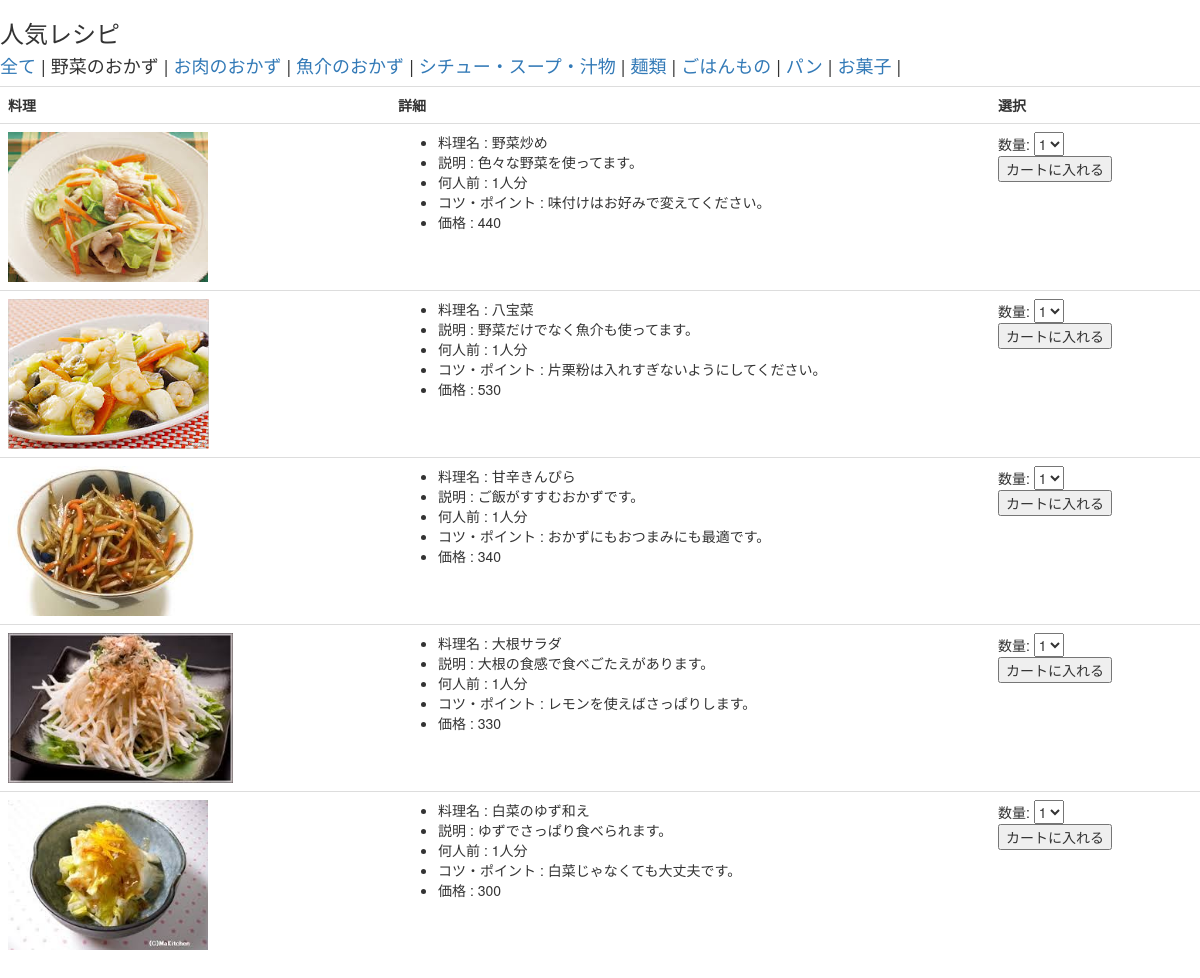
The page / on the database its author committed.
### tables this page shows
CREATE TABLE IF NOT EXISTS `recipes` (
  `id` varchar(40) NOT NULL,
  `user_id` varchar(40) NOT NULL,
  `title` varchar(255) DEFAULT NULL,
  `price` int(11) NOT NULL,
  `description` varchar(255) DEFAULT NULL,
  `serving_for` varchar(255) DEFAULT NULL,
  `advice` varchar(255) DEFAULT NULL,
  `history` varchar(255) DEFAULT NULL,
  `publish_at` date NOT NULL,
  PRIMARY KEY (`id`)
);

### index.php (the view, shortened to what this page needs)
<?php
include('page_header.php');
require_once('db_inc.php');
$menu = array(
 1 => '人気レシピ',
 2 => '目的で探す',
);
$m = 1;
$menu_items = array(
 0=>'全て',
 1=>'野菜のおかず',
 2=>'お肉のおかず',
 3=>'魚介のおかず',
 4=>'シチュー・スープ・汁物',
 5=>'麺類',
 6=>'ごはんもの',
 7=>'パン',
 8=>'お菓子',
);
$wheres = array(
 0 => "1",
 1 => "(title LIKE '%菜%' or title LIKE '%サラダ%' or title LIKE '%きんぴら%' or title LIKE '%和え%')",
 2 => "(title LIKE '%肉%')",
 3 => "(title LIKE '%塩焼き' or title LIKE '%煮つけ%' or title LIKE '%魚%' or title LIKE '%フライ%' or title LIKE '%たたき%')",
 4 => "(title LIKE '%汁%' or title LIKE '%スープ%' or title LIKE '%しる%' or title LIKE '%シチュー%' or title LIKE '%お吸い物%')",
 5 => "(title LIKE '%麺%' or title LIKE '%メン%' or title LIKE '%うどん%' or title LIKE '%そば%')",
 6 => "(title LIKE '%ごはん%' or title LIKE '%ご飯%' or title LIKE '%ライス%' or title LIKE '%丼%' or title LIKE '%おかゆ%' or title LIKE '%雑炊%' or title LIKE '%パエリア%')",
 7 => "(title LIKE '%パン%' or title LIKE '%クロワッサン%')",
 8 => "(title LIKE '%クッキー%' or title LIKE '%菓子%' or title LIKE '%ケーキ%' or title LIKE '%ビスケット%' or title LIKE '%マフィン%' or title LIKE '%スコーン%')",
);
$g = 1;
$where = $wheres [$g];
echo '<h3>' . $menu[$m] . '</h3>';
echo '<h4>';
foreach ($menu_items as $key=>$value){
	if ($g == $key){
		echo $value. ' | ';
	}else{
		echo '<a href="index.php?m='.$m.'&g='.$key.'">'.$value.'</a> | ';
	}
}
echo '</h4>';
$sql = "SELECT * FROM recipes WHERE " . $where;
$rs = mysql_query($sql, $conn);
$row= mysql_fetch_array($rs);
echo '<table class="table table-hover">';
echo '<tr><th>料理</th><th>詳細</th><th>選択</th></tr>';
while ($row) {
	$id = $row['id'];
	$image = '<img src="images/' .$id . '.jpg" height="150">';
	echo '<tr>';
	echo '<td>' . $image.'</td>';
	echo '<td width="50%">';
	echo '<ul>';
	$items = array('title'=>'料理名','description'=>'説明','serving_for'=>'何人前','advice'=>'コツ・ポイント','price'=>'価格');
	foreach ( $items as $key=>$value){
		echo '<li>'. $value .' : '. $row[$key] . '</li>';
	}
	echo '</ul>';
	echo '</td>';
	echo '<td>';
	echo '<form action="cart.php" method="post">';
	echo '数量: <select name="qty">';
	for ($i=1; $i<6; $i++){
		echo '<option value="'. $i .'">' . $i ;
	}
	echo '</select><br>';
	echo '<input type="submit" value="カートに入れる">';
	echo '</form>';
	echo '</td>';
	echo '</tr>';
	$row = mysql_fetch_array($rs) ;
}
include('page_footer.php');
?>

### rows shown on the page
recipes: id (picture), value "料理名", title "野菜炒め", value "説明", description "色々な野菜を使ってます。", value "何人前", serving_for "1人分", value "コツ・ポイント", advice "味付けはお好みで変えてください。", value "価格", price "440"
recipes: id (picture), value "料理名", title "八宝菜", value "説明", description "野菜だけでなく魚介も使ってます。", value "何人前", serving_for "1人分", value "コツ・ポイント", advice "片栗粉は入れすぎないようにしてください。", value "価格", price "530"
recipes: id (picture), value "料理名", title "甘辛きんぴら", value "説明", description "ご飯がすすむおかずです。", value "何人前", serving_for "1人分", value "コツ・ポイント", advice "おかずにもおつまみにも最適です。", value "価格", price "340"
recipes: id (picture), value "料理名", title "大根サラダ", value "説明", description "大根の食感で食べごたえがあります。", value "何人前", serving_for "1人分", value "コツ・ポイント", advice "レモンを使えばさっぱりします。", value "価格", price "330"
recipes: id (picture), value "料理名", title "白菜のゆず和え", value "説明", description "ゆずでさっぱり食べられます。", value "何人前", serving_for "1人分", value "コツ・ポイント", advice "白菜じゃなくても大丈夫です。", value "価格", price "300"

### other values the page prints
$menu[$m] "人気レシピ"
$value "全て"
$value "野菜のおかず"
$value "お肉のおかず"
$value "魚介のおかず"
$value "シチュー・スープ・汁物"
$value "麺類"
$value "ごはんもの"
$value "パン"
$value "お菓子"
form field qty "1"
